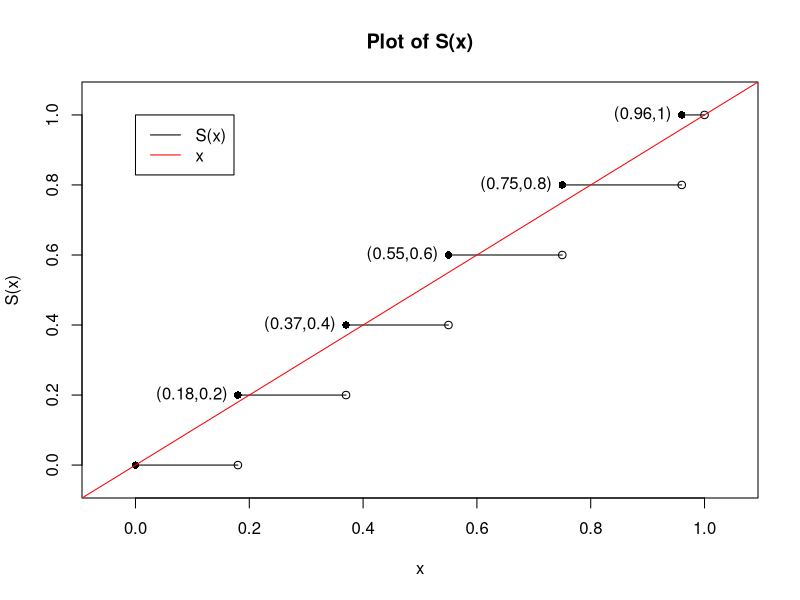
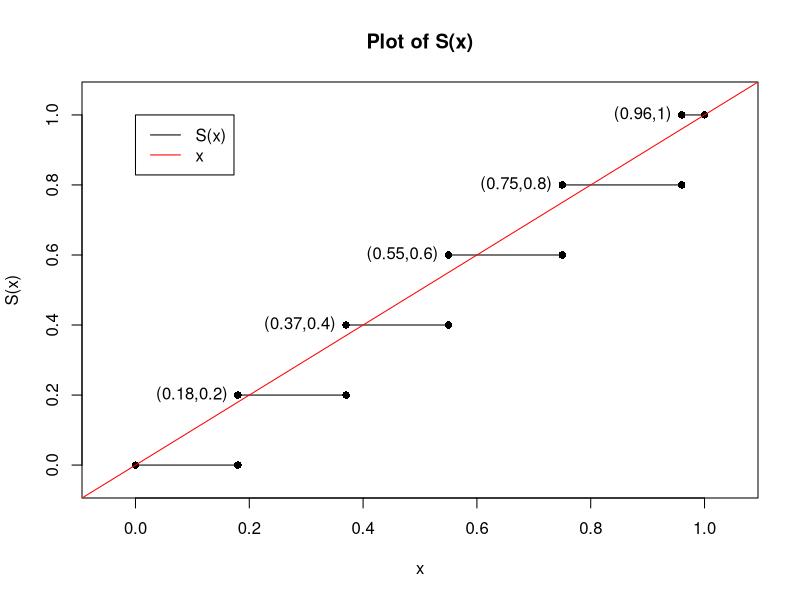

Write R code to recreate these figures, in order. (Note: a time limit stopped this script after it produced the figures.)
## ---- chunk 1
x = c(1.8, 3.7, 5.5, 7.5, 9.6)/10
Sx = (1:5)/5
highdiff <- abs(x - Sx)
SxLow <- (0:4)/5
lowdiff <- abs(x - SxLow)
df <- data.frame(x, SxLow, Sx, lowdiff, highdiff)
plot.new(); par(new=TRUE)
plot(x, Sx, type="n", xlim=c(-.05,1.05), ylim=c(-.05,1.05),
     ylab = "S(x)", main = "Plot of S(x)") 
segments(x[-length(x)], Sx[-length(x)], x[-1], Sx[-length(x)]) 
segments(c(0, 0.96), c(0, 1), c(0.18, 1), c(0, 1))
points(x[-length(x)], Sx[-length(x)], pch=16) 
points(x[-1], Sx[-length(x)], pch=1) 
points(c(0,0.18,0.96,1), y = c(0,0,1,1), pch=c(16,1))
text(x, Sx, paste("(", x, ",", Sx, ")", sep=""), pos = 2)
abline(0,1, col="red")
legend(x = 0, y = 1, legend = c("S(x)", "x"), 
       col = c("black", "red"), lty=c(1,1))
#kable(df)
## ---- chunk 2
plot(x, Sx, type="n", xlim=c(-.05,1.05), ylim=c(-.05,1.05),
     ylab = "S(x)", main = "Plot of S(x)") 
segments(x[-length(x)], Sx[-length(x)], x[-1], Sx[-length(x)]) 
segments(c(0, 0.96), c(0, 1), c(0.18, 1), c(0, 1))
points(x[-length(x)], Sx[-length(x)], pch=16) 
points(x[-1], Sx[-length(x)], pch=16) 
points(c(0,0.18,0.96,1), y = c(0,0,1,1), pch=c(16,16))
text(x, Sx, paste("(", x, ",", Sx, ")", sep=""), pos = 2)
abline(0,1, col="red")
legend(x = 0, y = 1, legend = c("S(x)", "x"), 
       col = c("black", "red"), lty=c(1,1))
## ---- chunk 3
# 1) Initialize vector and set seed
random_nums <- c(rep(0,1000)); random_nums[1] <- 6

# 2) Loop to generate remaining numbers
for(i in 2:1000){
  random_nums[i] <- ( 7^5 * random_nums[i-1] ) %% (2^31 - 1)
}

# 3) Sort and divide by 2^31 - 1
random_nums <- sort(random_nums/(2^31 - 1))

# 4) S(x) values to use for Kolmogorov test
comparison_Snx <- data.frame(low=seq.int(0, 999)/1000,
                             high=seq.int(1,1000)/1000)

# 5) Find supremum
max_difference <- max(max(abs(random_nums - comparison_Snx$low)),
                      max(abs(random_nums - comparison_Snx$high)))

# 6) Print result of the test
if(max_difference < 1.6276/sqrt(1000)){
  print("PASS")
} else {
  print("FAIL")
}
## ---- chunk 4
# knitr library
library(knitr)
comparison_value <- 1.6276/sqrt(1000)

# Generates 1000 values from standard normal with given seed
generator <- function(seed, multiplier=16807, mod=2147483647, N=1000, sorted=TRUE){
  # Initialize vector
  vector <- c(rep(0, times=N))
  vector[1] <- seed %% mod
  # Loop to create rest of the vector
  for(i in 2:N){
    vector[i] <- (multiplier * vector[i-1]) %% mod
  }
  # Divide values so they're between (0,1), return
  vector <- sort(vector/mod)
  return(vector)
}

# Sn(x) values to compare against F(x) = x
comparison_Snx <- data.frame(low=seq.int(0, 999)/1000,
                             high=seq.int(1,1000)/1000)

# Kolmogorov function
kolmogorov <- function(random_vec, comp_value=comparison_value){
  max_difference <- max(max(abs(random_vec - comparison_Snx$low)),
                        max(abs(random_vec - comparison_Snx$high)))
  if(max_difference < comp_value){
    return (TRUE)
  } else {
    return (FALSE)
  }
}

# Apply the function to the first N seeds
N <- 10^3
results <- c(rep(0,N))
for(j in 1:N){
  range <- ((j-1)*1000+1):((j-1)*1000+1000)
  results[j] <- sum(apply(mapply(generator, seed=range), MARGIN = 2, FUN = kolmogorov))
}
## ---- chunk 5
# Results
result <- sum(results[results>=900])/length(results)
hist(results, breaks = c(975:1000), freq = FALSE)
